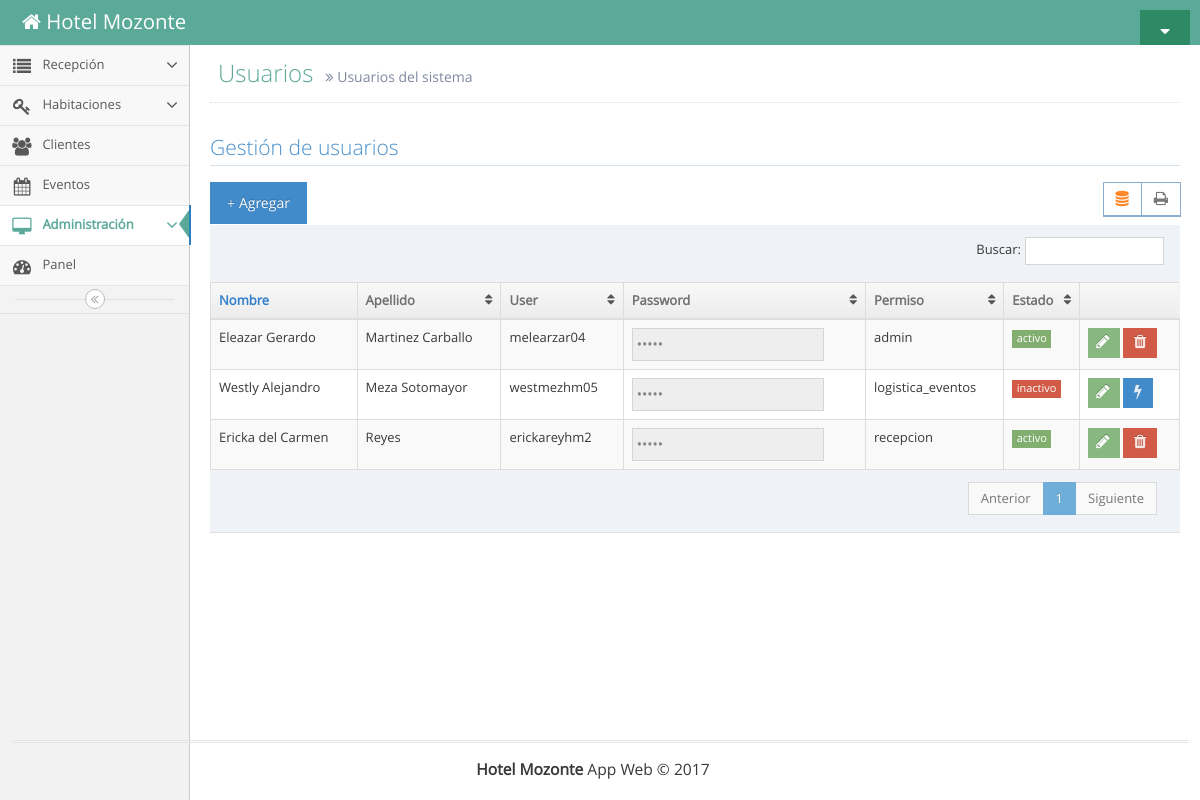
/view/usuarios.php, run on the app's committed database.
### tables this page shows
create table Users(
idUsuario int primary key auto_increment,
idPermiso int not null,
idEmpleado int,
username varchar(50) not null unique,
pass varchar(50) not null,
statu  varchar(50) not null, 
created_at datetime not null,
FOREIGN KEY (idPermiso) REFERENCES Permiso(idPermiso),
foreign key (idEmpleado) references Empleado(idEmpleado)
);

create table Empleado(
idEmpleado int primary key auto_increment,
NID varchar(255) not null unique,
nombres varchar(255) not null,
apellidos varchar(255) not null,
sexo varchar(255) not null,
estadocivil varchar(255) not null,
telefono varchar(255) not null,
direccion varchar(255) not null,
email varchar(255) not null,
fechaingreso date not null,
estado varchar(255) not null
);

create table Permiso(
idPermiso int primary key auto_increment,
tipo varchar(50) not null unique,
estado int not null
);

### controller/mostrarUsuario.php (the view, shortened to what this page needs)
<?php
$con = conexion();
$res = $con->query("SELECT users.idUsuario,Empleado.NID, Empleado.nombres,Empleado.apellidos,users.username,users.pass,Permiso.tipo,users.statu from users inner join Empleado on users.idEmpleado= Empleado.idEmpleado inner join Permiso on Permiso.idPermiso= users.idPermiso");
while ($row= $res->fetch_assoc()) {
  if ($row['statu']=='activo') {
    echo '
    <div class="modal fade" id="editar'.$row['username'].'" tabindex="-1" role="dialog" aria-labelledby="editarUsuarioLabel" aria-hidden="true">
    							<input type="text" name="NID" placeholder="Identificacion" value="'.$row['NID'].'" readonly/>
    								<input type="text" name="nombre" value="'.$row['username'].'" placeholder="Username"/>
    						<input type="password" name="pass" value="'.$row['pass'].'" placeholder="contraseña"/>
    						<input name="passc" type="password" value="'.$row['pass'].'" placeholder="confirmar ontraseña"/>
            <input type="hidden" name="user" value="'.$row['idUsuario'].'" />
    </div>
      <tr>
      <td>'.$row['nombres'].'</td>
      <td>'.$row['apellidos'].'</td>
      <td>'.$row['username'].'</td>
      <td>
        <input type="password" name="" value="'.$row['pass'].'" disabled>
      </td>
      <td>'.$row['tipo'].'</td>
      <td class="hidden-480">
        <span class="label label-sm label-success">'.$row['statu'].'</span>
      </td>
      <td>
        <div class="hidden-sm hidden-xs action-buttons">
          <button type="button" class="btn btn-xs btn-success" data-toggle="modal" data-target="#editar'.$row['username'].'"><i class="ace-icon fa fa-pencil bigger-130"></i></button>
          <button type="button" class="btn btn-xs btn-danger"> <a href="../controller/eliminarUsuario.php?u='.$row['username'].'" style="color:#fff"> <i class="ace-icon fa fa-trash bigger-130"></i></a></button>
        </div>
      </td>
    </tr>';
  }
  else {
    echo '
    <div class="modal fade" id="editar'.$row['username'].'" tabindex="-1" role="dialog" aria-labelledby="editarUsuarioLabel" aria-hidden="true">
                  <input name="NID" type="text" placeholder="Identificacion" value="'.$row['NID'].'" readonly/>
                    <input name="nombre" type="text" value="'.$row['username'].'" placeholder="Username"/>
                <input type="password" name="pass" value="'.$row['pass'].'" placeholder="contraseña"/>
                <input name="passc" type="password" value="'.$row['pass'].'" placeholder="confirmar ontraseña"/>
            <input type="hidden" name="user" value="'.$row['idUsuario'].'" />
    </div>
      <tr>
      <td>'.$row['nombres'].'</td>
      <td>'.$row['apellidos'].'</td>
      <td>'.$row['username'].'</td>
      <td>
        <input type="password" name="" value="'.$row['pass'].'" disabled>
      </td>
      <td>'.$row['tipo'].'</td>
      <td class="hidden-480">
        <span class="label label-sm label-danger">'.$row['statu'].'</span>
      </td>
      <td>
        <div class="hidden-sm hidden-xs action-buttons">
    <button type="button" class="btn btn-xs btn-success" data-toggle="modal" data-target="#editar'.$row['username'].'"><i class="ace-icon fa fa-pencil bigger-130"></i></button>
          <button type="button" class="btn btn-xs btn-primary"> <a href="../controller/activarUsuario.php?u='.$row['username'].'" style="color:#fff"> <i class="ace-icon fa fa-bolt bigger-130"></i></a></button>
        </div>
      </td>
    </tr>';
  }
}
 ?>

### data on the page
users: idEmpleado.nombres "Eleazar Gerardo", idEmpleado.apellidos "Martinez Carballo", username "melearzar04", idPermiso.tipo "admin", statu "activo"
users: idEmpleado.nombres "Westly Alejandro", idEmpleado.apellidos "Meza Sotomayor", username "westmezhm05", idPermiso.tipo "logistica_eventos", statu "inactivo"
users: idEmpleado.nombres "Ericka del Carmen", idEmpleado.apellidos "Reyes", username "erickareyhm2", idPermiso.tipo "recepcion", statu "activo"
